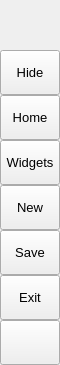
        <widget class="QFrame" name="leftMenuBg">
         <property name="minimumSize">
          <size>
           <width>60</width>
           <height>0</height>
          </size>
         </property>
         <property name="maximumSize">
          <size>
           <width>60</width>
           <height>16777215</height>
          </size>
         </property>
         <property name="frameShape">
          <enum>QFrame::Shape::NoFrame</enum>
         </property>
         <property name="frameShadow">
          <enum>QFrame::Shadow::Raised</enum>
         </property>
         <layout class="QVBoxLayout" name="verticalLayout_3">
          <property name="spacing">
           <number>0</number>
          </property>
          <property name="leftMargin">
           <number>0</number>
          </property>
          <property name="topMargin">
           <number>0</number>
          </property>
          <property name="rightMargin">
           <number>0</number>
          </property>
          <property name="bottomMargin">
           <number>0</number>
          </property>
          <item>
           <widget class="QFrame" name="topLogoInfo">
            <property name="minimumSize">
             <size>
              <width>0</width>
              <height>50</height>
             </size>
            </property>
            <property name="maximumSize">
             <size>
              <width>16777215</width>
              <height>50</height>
             </size>
            </property>
            <property name="frameShape">
             <enum>QFrame::Shape::NoFrame</enum>
            </property>
            <property name="frameShadow">
             <enum>QFrame::Shadow::Raised</enum>
            </property>
            <widget class="QLabel" name="titleLeftApp">
             <property name="geometry">
              <rect>
               <x>70</x>
               <y>8</y>
               <width>160</width>
               <height>20</height>
              </rect>
             </property>
             <property name="font">
              <font>
               <family>Segoe UI Semibold</family>
               <pointsize>12</pointsize>
               <italic>false</italic>
               <weight>63</weight>
              </font>
             </property>
             <property name="text">
              <string>PyDracula</string>
             </property>
             <property name="alignment">
              <set>Qt::AlignmentFlag::AlignLeading|Qt::AlignmentFlag::AlignLeft|Qt::AlignmentFlag::AlignTop</set>
             </property>
            </widget>
            <widget class="QLabel" name="titleLeftDescription">
             <property name="geometry">
              <rect>
               <x>70</x>
               <y>27</y>
               <width>160</width>
               <height>16</height>
              </rect>
             </property>
             <property name="maximumSize">
              <size>
               <width>16777215</width>
               <height>16</height>
              </size>
             </property>
             <property name="font">
              <font>
               <family>Segoe UI</family>
               <pointsize>8</pointsize>
               <italic>false</italic>
               <bold>false</bold>
              </font>
             </property>
             <property name="text">
              <string>a Modern UAS control platform</string>
             </property>
             <property name="alignment">
              <set>Qt::AlignmentFlag::AlignLeading|Qt::AlignmentFlag::AlignLeft|Qt::AlignmentFlag::AlignTop</set>
             </property>
            </widget>
           </widget>
          </item>
          <item>
           <widget class="QFrame" name="leftMenuFrame">
            <property name="frameShape">
             <enum>QFrame::Shape::NoFrame</enum>
            </property>
            <property name="frameShadow">
             <enum>QFrame::Shadow::Raised</enum>
            </property>
            <layout class="QVBoxLayout" name="verticalMenuLayout">
             <property name="spacing">
              <number>0</number>
             </property>
             <property name="leftMargin">
              <number>0</number>
             </property>
             <property name="topMargin">
              <number>0</number>
             </property>
             <property name="rightMargin">
              <number>0</number>
             </property>
             <property name="bottomMargin">
              <number>0</number>
             </property>
             <item>
              <widget class="QFrame" name="toggleBox">
               <property name="maximumSize">
                <size>
                 <width>16777215</width>
                 <height>45</height>
                </size>
               </property>
               <property name="frameShape">
                <enum>QFrame::Shape::NoFrame</enum>
               </property>
               <property name="frameShadow">
                <enum>QFrame::Shadow::Raised</enum>
               </property>
               <layout class="QVBoxLayout" name="verticalLayout_4">
                <property name="spacing">
                 <number>0</number>
                </property>
                <property name="leftMargin">
                 <number>0</number>
                </property>
                <property name="topMargin">
                 <number>0</number>
                </property>
                <property name="rightMargin">
                 <number>0</number>
                </property>
                <property name="bottomMargin">
                 <number>0</number>
                </property>
                <item>
                 <widget class="QPushButton" name="toggleButton">
                  <property name="sizePolicy">
                   <sizepolicy hsizetype="Expanding" vsizetype="Fixed">
                    <horstretch>0</horstretch>
                    <verstretch>0</verstretch>
                   </sizepolicy>
                  </property>
                  <property name="minimumSize">
                   <size>
                    <width>0</width>
                    <height>45</height>
                   </size>
                  </property>
                  <property name="font">
                   <font>
                    <family>Segoe UI</family>
                    <pointsize>10</pointsize>
                    <italic>false</italic>
                    <bold>false</bold>
                   </font>
                  </property>
                  <property name="cursor">
                   <cursorShape>PointingHandCursor</cursorShape>
                  </property>
                  <property name="layoutDirection">
                   <enum>Qt::LayoutDirection::LeftToRight</enum>
                  </property>
                  <property name="styleSheet">
                   <string notr="true">background-image: url(:/icons/images/icons/icon_menu.png);</string>
                  </property>
                  <property name="text">
                   <string>Hide</string>
                  </property>
                 </widget>
                </item>
               </layout>
              </widget>
             </item>
             <item alignment="Qt::AlignmentFlag::AlignTop">
              <widget class="QFrame" name="topMenu">
               <property name="frameShape">
                <enum>QFrame::Shape::NoFrame</enum>
               </property>
               <property name="frameShadow">
                <enum>QFrame::Shadow::Raised</enum>
               </property>
               <layout class="QVBoxLayout" name="verticalLayout_8">
                <property name="spacing">
                 <number>0</number>
                </property>
                <property name="leftMargin">
                 <number>0</number>
                </property>
                <property name="topMargin">
                 <number>0</number>
                </property>
                <property name="rightMargin">
                 <number>0</number>
                </property>
                <property name="bottomMargin">
                 <number>0</number>
                </property>
                <item>
                 <widget class="QPushButton" name="btn_home">
                  <property name="sizePolicy">
                   <sizepolicy hsizetype="Expanding" vsizetype="Fixed">
                    <horstretch>0</horstretch>
                    <verstretch>0</verstretch>
                   </sizepolicy>
                  </property>
                  <property name="minimumSize">
                   <size>
                    <width>0</width>
                    <height>45</height>
                   </size>
                  </property>
                  <property name="font">
                   <font>
                    <family>Segoe UI</family>
                    <pointsize>10</pointsize>
                    <italic>false</italic>
                    <bold>false</bold>
                   </font>
                  </property>
                  <property name="cursor">
                   <cursorShape>PointingHandCursor</cursorShape>
                  </property>
                  <property name="layoutDirection">
                   <enum>Qt::LayoutDirection::LeftToRight</enum>
                  </property>
                  <property name="styleSheet">
                   <string notr="true">background-image: url(:/icons/images/icons/cil-home.png);</string>
                  </property>
                  <property name="text">
                   <string>Home</string>
                  </property>
                 </widget>
                </item>
                <item>
                 <widget class="QPushButton" name="btn_widgets">
                  <property name="sizePolicy">
                   <sizepolicy hsizetype="Expanding" vsizetype="Fixed">
                    <horstretch>0</horstretch>
                    <verstretch>0</verstretch>
                   </sizepolicy>
                  </property>
                  <property name="minimumSize">
                   <size>
                    <width>0</width>
                    <height>45</height>
                   </size>
                  </property>
                  <property name="font">
                   <font>
                    <family>Segoe UI</family>
                    <pointsize>10</pointsize>
                    <italic>false</italic>
                    <bold>false</bold>
                   </font>
                  </property>
                  <property name="cursor">
                   <cursorShape>PointingHandCursor</cursorShape>
                  </property>
                  <property name="layoutDirection">
                   <enum>Qt::LayoutDirection::LeftToRight</enum>
                  </property>
                  <property name="styleSheet">
                   <string notr="true">background-image: url(:/icons/images/icons/cil-gamepad.png);</string>
                  </property>
                  <property name="text">
                   <string>Widgets</string>
                  </property>
                 </widget>
                </item>
                <item>
                 <widget class="QPushButton" name="btn_new">
                  <property name="sizePolicy">
                   <sizepolicy hsizetype="Expanding" vsizetype="Fixed">
                    <horstretch>0</horstretch>
                    <verstretch>0</verstretch>
                   </sizepolicy>
                  </property>
                  <property name="minimumSize">
                   <size>
                    <width>0</width>
                    <height>45</height>
                   </size>
                  </property>
                  <property name="font">
                   <font>
                    <family>Segoe UI</family>
                    <pointsize>10</pointsize>
                    <italic>false</italic>
                    <bold>false</bold>
                   </font>
                  </property>
                  <property name="cursor">
                   <cursorShape>PointingHandCursor</cursorShape>
                  </property>
                  <property name="layoutDirection">
                   <enum>Qt::LayoutDirection::LeftToRight</enum>
                  </property>
                  <property name="styleSheet">
                   <string notr="true">background-image: url(:/icons/images/icons/cil-airplane-mode.png);</string>
                  </property>
                  <property name="text">
                   <string>New</string>
                  </property>
                 </widget>
                </item>
                <item>
                 <widget class="QPushButton" name="btn_save">
                  <property name="sizePolicy">
                   <sizepolicy hsizetype="Expanding" vsizetype="Fixed">
                    <horstretch>0</horstretch>
                    <verstretch>0</verstretch>
                   </sizepolicy>
                  </property>
                  <property name="minimumSize">
                   <size>
                    <width>0</width>
                    <height>45</height>
                   </size>
                  </property>
                  <property name="font">
                   <font>
                    <family>Segoe UI</family>
                    <pointsize>10</pointsize>
                    <italic>false</italic>
                    <bold>false</bold>
                   </font>
                  </property>
                  <property name="cursor">
                   <cursorShape>PointingHandCursor</cursorShape>
                  </property>
                  <property name="layoutDirection">
                   <enum>Qt::LayoutDirection::LeftToRight</enum>
                  </property>
                  <property name="styleSheet">
                   <string notr="true">background-image: url(:/icons/images/icons/cil-save.png)</string>
                  </property>
                  <property name="text">
                   <string>Save</string>
                  </property>
                 </widget>
                </item>
                <item>
                 <widget class="QPushButton" name="btn_exit">
                  <property name="sizePolicy">
                   <sizepolicy hsizetype="Expanding" vsizetype="Fixed">
                    <horstretch>0</horstretch>
                    <verstretch>0</verstretch>
                   </sizepolicy>
                  </property>
                  <property name="minimumSize">
                   <size>
                    <width>0</width>
                    <height>45</height>
                   </size>
                  </property>
                  <property name="font">
                   <font>
                    <family>Segoe UI</family>
                    <pointsize>10</pointsize>
                    <italic>false</italic>
                    <bold>false</bold>
                   </font>
                  </property>
                  <property name="cursor">
                   <cursorShape>PointingHandCursor</cursorShape>
                  </property>
                  <property name="layoutDirection">
                   <enum>Qt::LayoutDirection::LeftToRight</enum>
                  </property>
                  <property name="styleSheet">
                   <string notr="true">background-image: url(:/icons/images/icons/cil-x.png);</string>
                  </property>
                  <property name="text">
                   <string>Exit</string>
                  </property>
                 </widget>
                </item>
               </layout>
              </widget>
             </item>
             <item alignment="Qt::AlignmentFlag::AlignBottom">
              <widget class="QFrame" name="bottomMenu">
               <property name="frameShape">
                <enum>QFrame::Shape::NoFrame</enum>
               </property>
               <property name="frameShadow">
                <enum>QFrame::Shadow::Raised</enum>
               </property>
               <layout class="QVBoxLayout" name="verticalLayout_9">
                <property name="spacing">
                 <number>0</number>
                </property>
                <property name="leftMargin">
                 <number>0</number>
                </property>
                <property name="topMargin">
                 <number>0</number>
                </property>
                <property name="rightMargin">
                 <number>0</number>
                </property>
                <property name="bottomMargin">
                 <number>0</number>
                </property>
                <item>
                 <widget class="QPushButton" name="toggleLeftBox">
                  <property name="sizePolicy">
                   <sizepolicy hsizetype="Expanding" vsizetype="Fixed">
                    <horstretch>0</horstretch>
                    <verstretch>0</verstretch>
                   </sizepolicy>
                  </property>
                  <property name="minimumSize">
                   <size>
                    <width>0</width>
                    <height>45</height>
                   </size>
                  </property>
                  <property name="font">
                   <font>
                    <family>Segoe UI</family>
                    <pointsize>10</pointsize>
                    <italic>false</italic>
                    <bold>false</bold>
                   </font>
                  </property>
                  <property name="cursor">
                   <cursorShape>PointingHandCursor</cursorShape>
                  </property>
                  <property name="layoutDirection">
                   <enum>Qt::LayoutDirection::LeftToRight</enum>
                  </property>
                  <property name="styleSheet">
                   <string notr="true">background-image: url(:/icons/images/icons/icon_settings.png);</string>
                  </property>
                  <property name="text">
                   <string/>
                  </property>
                 </widget>
                </item>
               </layout>
              </widget>
             </item>
            </layout>
           </widget>
          </item>
         </layout>
        </widget>
